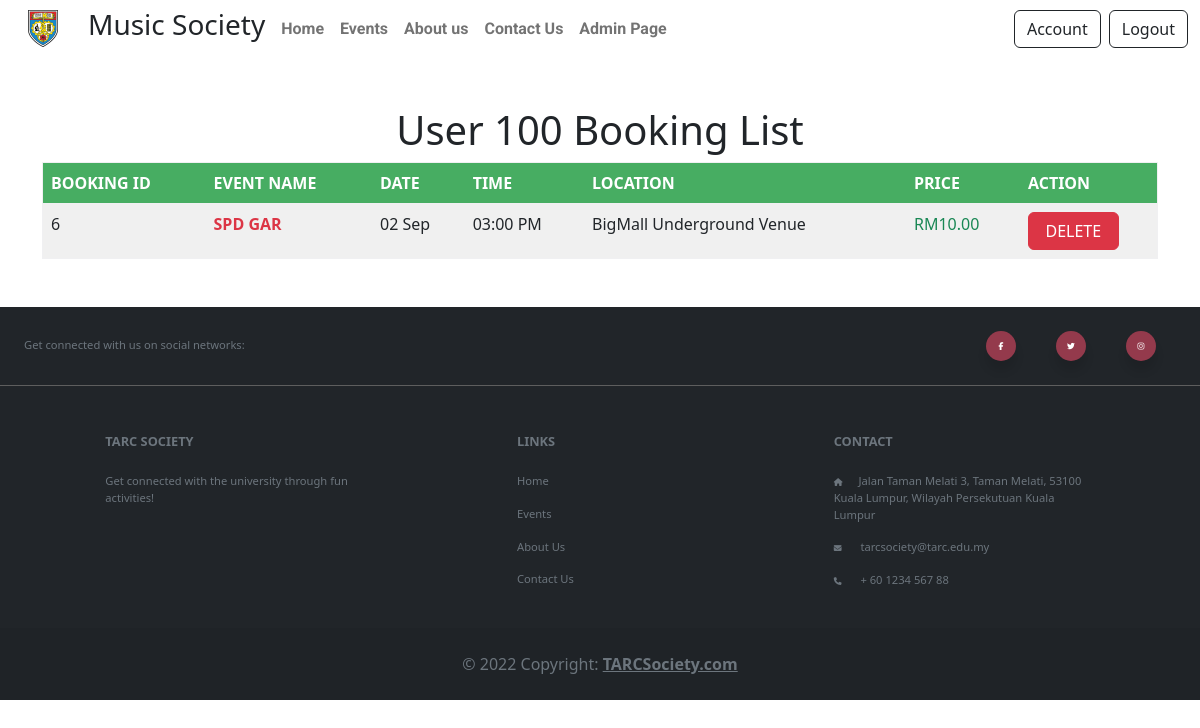
The page /user-booking-list.php?User_ID=100 (signed in) on the database its author committed.
### tables this page shows
CREATE TABLE `event` (
  `Event_ID` int(11) NOT NULL,
  `Event_Name` varchar(50) NOT NULL,
  `Event_Image` mediumblob NOT NULL,
  `Event_Desc` longtext NOT NULL,
  `Date` date NOT NULL,
  `Time` time NOT NULL,
  `Location` varchar(30) NOT NULL,
  `Price` double NOT NULL,
  `Seat` int(255) NOT NULL
);

CREATE TABLE `booking` (
  `Booking_ID` int(11) NOT NULL,
  `Event_ID` int(11) NOT NULL,
  `User_ID` int(11) NOT NULL,
  `Quantity` int(11) NOT NULL,
  `payment_method` varchar(30) NOT NULL,
  `cc_number` varchar(30) NOT NULL,
  `student_id` varchar(30) NOT NULL,
  `Date_Purchased` date NOT NULL DEFAULT current_timestamp()
);

### user-booking-list.php (the view, shortened to what this page needs)
<?php
require("PHP_modules/conn.php");
?>
<!DOCTYPE html>
<html lang="en">
<head>
    <link rel="stylesheet" href="CSS/main.css">
    <link rel="stylesheet" href="https://cdn.jsdelivr.net/npm/bootstrap@5.2.0/dist/css/bootstrap.min.css">
</head>
<body>
    <?php require("PHP_modules/Navigation.php") ?>
    <?php
        $sql = "SELECT * FROM booking WHERE User_ID=" . $_GET['User_ID'];
        $result = $mysqli->query($sql);
    ?>
    <h1 class="text-center mt-5">User <?php echo $_GET['User_ID'] ?> Booking List</h1>
    <div class="booking-list container mb-5">
        <table class="table table" style="border:1px solid #f0f0f2">
            <tbody>
                <tr class="text-white" style="background-color: #47ad62;">
                    <th class="fw-bold">BOOKING ID</th>
                    <td class="fw-bold">EVENT NAME</td>
                    <td class="fw-bold">DATE</td>
                    <td class="fw-bold">TIME</td>
                    <td class="fw-bold">LOCATION</td>
                    <td class="fw-bold">PRICE</td>
                    <td class="fw-bold">ACTION</td>
                </tr>
                <?php
                for ($i = 0; $i < mysqli_num_rows($result); $i++) {
                    $row = $result->fetch_assoc();
                    $sql = "SELECT * FROM event WHERE Event_ID=" . $row["Event_ID"];
                    $eventResult = $mysqli->query($sql);
                    $eventRow = $eventResult->fetch_assoc();
                    $date = strtotime($eventRow['Date'] . $eventRow['Time']);
                    echo ('<tr style="background-color:#f0f0f0;">
                    <td>' . $row['Booking_ID'] . '</td>
                    <td class="fw-semibold text-danger">' . $eventRow['Event_Name'] . '</td>
                    <td class="fw-light">' . date("d M", $date) . '</td>
                    <td class="fw-light">' . date("h:i A", $date) . '</td>
                    <td class="fw-light">' . $eventRow['Location'] . '</td>
                    <td class="text-success">RM' . number_format((float)$eventRow['Price'], 2, '.', '') . '</td>
                    <form action="user-booking-list.php?User_ID=' . $_GET["User_ID"] . '" method="POST">
                    <td><input type="submit" name="del-sub" value="DELETE" class="btn btn-danger w-75"></td>
                    <input type="text" name="bookingID" value="' . $row['Booking_ID'] . '" style="display:none">
                    </form>
                </tr>');
                }
                ?>
            </tbody>
        </table>
    </div>
    <?php require("PHP_modules/footer.php") ?>
</body>
</html>

### CSS/main.css (style rules this page uses)
@media only screen and (min-width: 992px) { h1 { font-size: 10.0rem; } }
@media only screen and (max-width: 1400px) { h1 { font-size: 1.0rem; } }

### rows shown on the page
event: booking.Booking_ID "6", Event_Name "SPD GAR", date("d M", $date) "02 Sep", date("h:i A", $date) "03:00 PM", Location "BigMall Underground Venue", Price "10.00"

### other values the page prints
$_GET['User_ID'] "100"
